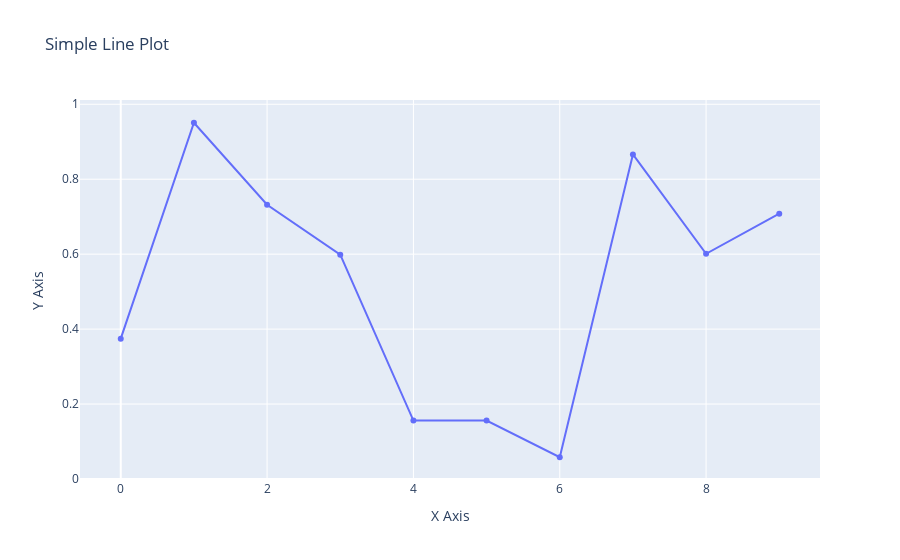

The notebook cell saved with this chart:
### Markdown cell above
Q20.) Using Plotly, create a basic line plot of a randomly generated dataset, label the axes, and set the title as
'Simple Line Plot'.

### Code cell
import numpy as np
import plotly.graph_objects as go

# Generate random data
np.random.seed(42)  # For reproducibility
x = np.arange(10)  # X values
y = np.random.rand(10)  # Random Y values

# Create the line plot
fig = go.Figure()

fig.add_trace(go.Scatter(x=x, y=y, mode='lines+markers', name='Random Data'))

# Update layout to add labels and title
fig.update_layout(
    title='Simple Line Plot',
    xaxis_title='X Axis',
    yaxis_title='Y Axis'
)

# Show the plot
fig.show()

### Figure 1 — Plotly figure (JSON) as saved in the notebook; plotly's stock layout.template omitted (floating-point values rounded to 4 significant figures)
{"data": [{"mode": "lines+markers", "name": "Random Data", "type": "scatter", "x": [0, 1, 2, 3, 4, 5, 6, 7, 8, 9], "y": [0.3745, 0.9507, 0.732, 0.5987, 0.156, 0.156, 0.05808, 0.8662, 0.6011, 0.7081]}], "layout": {"autosize": true, "title": {"text": "Simple Line Plot"}, "xaxis": {"autorange": true, "range": [-0.5455, 9.546], "title": {"text": "X Axis"}, "type": "linear"}, "yaxis": {"autorange": true, "range": [-0.01558, 1.024], "title": {"text": "Y Axis"}, "type": "linear"}}}
